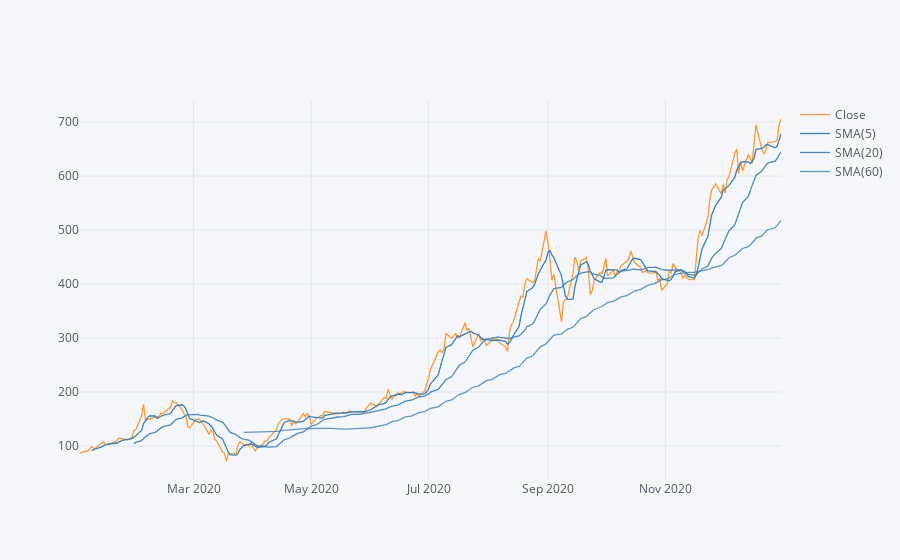

Notebook cell for this chart:
### Code cell
TSLA['Close'].loc['2020-01-01':'2020-12-31'].ta_plot(study='sma',periods=[5,20,60],title='Simple Moving Averages')

### Figure 1 — Plotly figure (JSON) as saved in the notebook; plotly's stock layout.template omitted (floating-point values rounded to 4 significant figures; data arrays with more than 128 entries replaced by an {"elided": "..."} marker saying what was removed)
{"data": [{"line": {"color": "rgba(255, 153, 51, 1.0)", "dash": "solid", "shape": "linear", "width": 1.3}, "mode": "lines", "name": "Close", "text": "", "type": "scatter", "x": {"elided": "253 str values"}, "y": {"elided": "253 float values"}}, {"line": {"color": "rgba(55, 128, 191, 1.0)", "dash": "solid", "shape": "linear", "width": 1.3}, "mode": "lines", "name": "SMA(5)", "text": "", "type": "scatter", "x": {"elided": "253 str values"}, "y": {"elided": "253 mixed values"}}, {"line": {"color": "rgba(55, 128, 191, 0.8999999999999999)", "dash": "solid", "shape": "linear", "width": 1.3}, "mode": "lines", "name": "SMA(20)", "text": "", "type": "scatter", "x": {"elided": "253 str values"}, "y": {"elided": "253 mixed values"}}, {"line": {"color": "rgba(55, 128, 191, 0.7999999999999998)", "dash": "solid", "shape": "linear", "width": 1.3}, "mode": "lines", "name": "SMA(60)", "text": "", "type": "scatter", "x": {"elided": "253 str values"}, "y": {"elided": "253 mixed values"}}], "layout": {"legend": {"bgcolor": "#F5F6F9", "font": {"color": "#4D5663"}}, "paper_bgcolor": "#F5F6F9", "plot_bgcolor": "#F5F6F9", "title": {"font": {"color": "#4D5663"}}, "xaxis": {"gridcolor": "#E1E5ED", "showgrid": true, "tickfont": {"color": "#4D5663"}, "title": {"font": {"color": "#4D5663"}, "text": ""}, "zerolinecolor": "#E1E5ED"}, "yaxis": {"gridcolor": "#E1E5ED", "showgrid": true, "tickfont": {"color": "#4D5663"}, "title": {"font": {"color": "#4D5663"}, "text": ""}, "zerolinecolor": "#E1E5ED"}}}
